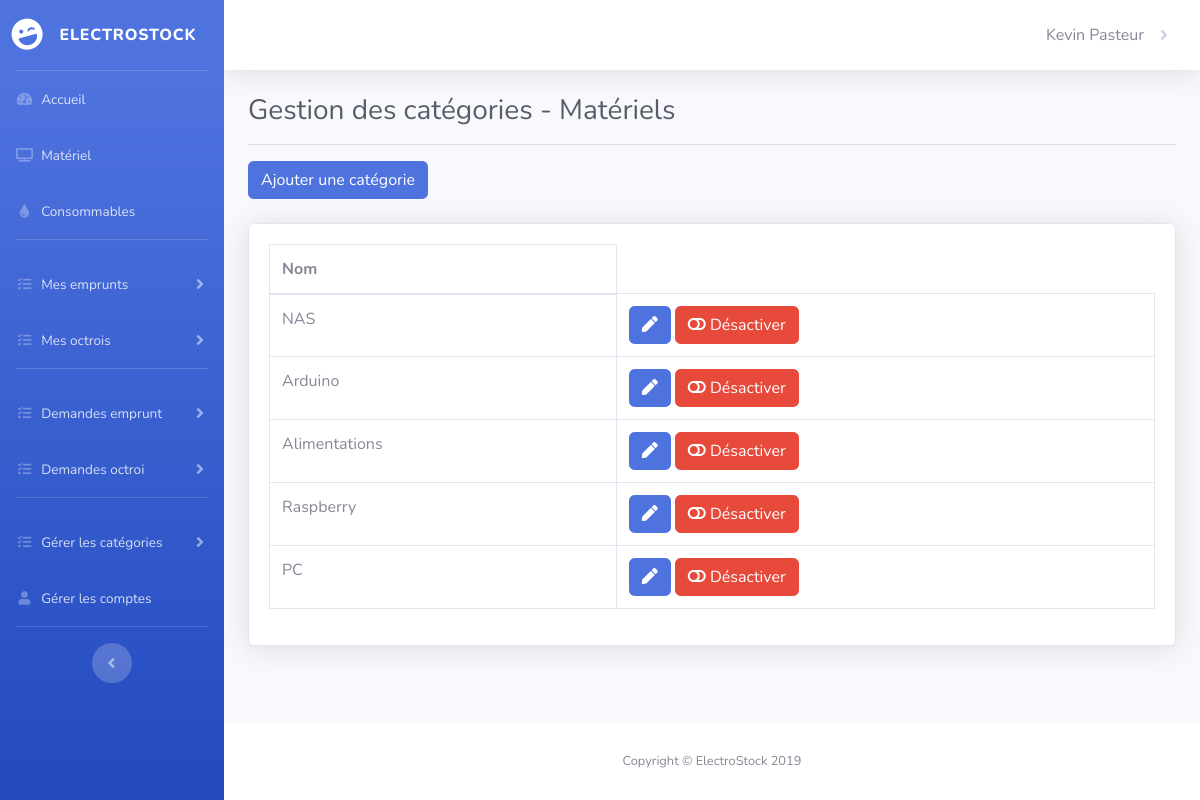
The page /Code/index.php?action=gerercategories&Materiels (signed in) on the database its author committed.
### tables this page shows
CREATE TABLE IF NOT EXISTS `CategoriesM` (
  `idCategoriesM` INT(11) NOT NULL AUTO_INCREMENT,
  `nom` VARCHAR(50) NOT NULL,
  `actif` BOOLEAN NOT NULL DEFAULT 1,
  PRIMARY KEY (`idCategoriesM`));

### Code/modele/modele_categories.php (called while the page is built, shortened)
<?php
function GetCategoriesM()
{
    $connexion = GetBD();
    $requete = "SELECT * FROM CategoriesM";
    $resultat = $connexion->query($requete);
    return $resultat;
}

### Code/vue/gerercategories.php (the view, shortened to what this page needs)
<div class="container-fluid">
    <h1 class="h3 mb-2 text-gray-800">Gestion des catégories
        <?php if (isset($_GET['Materiels'])) echo " - Matériels"; ?>
    </h1>
    <hr>
    <?php if (isset($_GET['Materiels'])) { ?>
    <div>
        <a class="btn btn-primary btn-icon-split" href="index.php?action=ajoutcategorie&Materiel">
            <span class="text">Ajouter une catégorie</span>
        </a>
    </div>
    <?php } ?>
    <br>
    <div class="card shadow mb-4">
        <div class="card-body">
            <div class="table-responsive">
                <table class="table table-bordered" id="dataTable" width="100%" cellspacing="0">
                    <thead>
                    <tr>
                        <th>Nom</th>
                    </tr>
                    </thead>
                    <tbody>
                    <?php foreach (@$result as $categorie) : ?>
                        <tr>
                            <td><?= $categorie['nom']; ?> </td>
                           <?php if ($_SESSION['role'] == "Administrateur" && isset($categorie['idCategoriesM']) && @$categorie['actif']==1) { ?>
                            <td>
                                <a href="index.php?action=modifcat&Materiel&id=<?= @$categorie['idCategoriesM']; ?>"><button class="btn btn-primary btn-xs"><i class="fa fa-pen"></i></button></a>
                                <a href="index.php?action=gerercategories&disableM=<?= @$categorie['idCategoriesM']; ?>" onclick="return confirm('Désactiver cette catégorie ?')"> <button class="btn btn-danger btn-xs"><i class="fa fa-toggle-off "></i> Désactiver</button></a>
                            </td>
                            <?php } ?>
                        </tr>
                    <?php endforeach; ?>
                    </tbody>
                </table>
            </div>
        </div>
    </div>
</div>
</div>
<?php require "vue/gabarit.php";?>

### rows shown on the page
categoriesm: nom "NAS"
categoriesm: nom "Arduino"
categoriesm: nom "Alimentations"
categoriesm: nom "Raspberry"
categoriesm: nom "PC"

### other values the page prints
$_SESSION['prenom'] "Kevin"
$_SESSION['nom'] "Pasteur"
